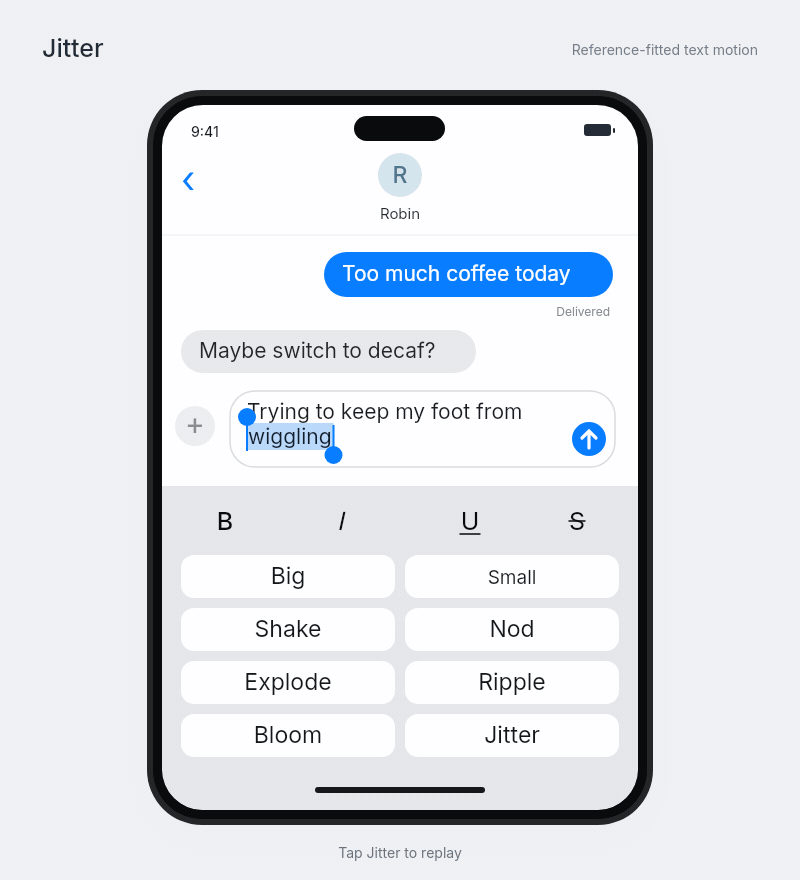
#> input picture examples/imessage-jitter/preview/jitter.gif, 800 x 880 px
$ python validate_media.py
#> lines starting #> are read from the running program, lines starting #| are printed output that depends on the picture
from PIL import Image,ImageChops,ImageDraw
import numpy as np,json,subprocess,hashlib
from pathlib import Path
R=Path(__file__).resolve().parents[1];out=R/'preview';reports={}
for name,expected in [('jitter.gif',4500)]:
 im=Image.open(out/name);frames=[];durations=[]
#> further down, im is the input picture: PIL image 800x880 P; mean R, G, B, A 224, 227.1, 232.1, 255
 for n in range(im.n_frames):
  im.seek(n);frames.append(im.convert('RGB').copy());durations.append(im.info.get('duration',0))
#> im: PIL image 800x880 RGBA
#> after the loop, durations = 225 values from 20 to 20; frames = 225 items
 hashes=[hashlib.sha256(i.tobytes()).hexdigest() for i in frames]
#> hashes = 225 items
 report={'decoded_frames':len(frames),'dimensions':frames[0].size,'duration_ms':sum(durations),'min_frame_delay_ms':min(durations),'max_frame_delay_ms':max(durations),'unique_decoded_frames':len(set(hashes))}
#> report = {'decoded_frames': 225, 'dimensions': (800, 880), 'duration_ms': 4500, 'min_frame_delay_ms': 20, 'max_frame_delay_ms': 20, 'unique_decoded_frames': 89}
 if expected is not None:assert sum(durations)==expected
 assert len(set(hashes))>40
 if name=='jitter.gif':
  mask=np.ones((880,800),bool);mask[404:464,237:564]=False;mask[709:763,400:625]=False
  base=np.array(frames[170]);counts=[int(np.any(np.array(f)!=base,axis=2)[mask].sum()) for f in frames]
#> after `counts = [int(np.any(np.array(f) != base, axis=2)[mask].sum()) for f i`: counts = 225 values from 0 to 0
  report['max_changed_pixels_outside_effect_and_selection_regions']=max(counts)
  assert max(counts)==0
  selected=[0,33,49,58,72,94,134,180]
  sheet=Image.new('RGB',(800,460*4),'#f0f1f5');d=ImageDraw.Draw(sheet)
#> after `sheet = Image.new('RGB', (800, 460 * 4), '#f0f1f5')`:
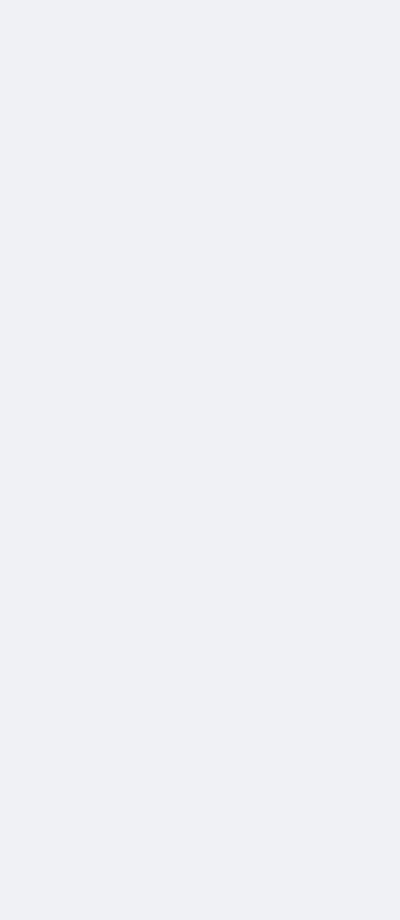
#> sheet: PIL image 800x1840 RGB (shown at 1/2 size); mean R, G, B 240, 241, 245
  for i,k in enumerate(selected):
   crop=frames[k].resize((400,440));sheet.paste(crop,((i%2)*400,(i//2)*460));d.text(((i%2)*400+10,(i//2)*460+442),f'decoded GIF frame {k}; {sum(durations[:k])/1000:.2f}s',fill='#223344')
#> this loop made 8 passes
#> pass 1, `crop = frames[k].resize((400, 440))`:
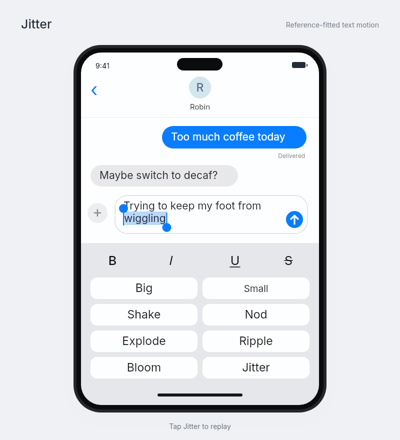
#> crop: PIL image 400x440 RGB; mean R, G, B 223.9, 227.4, 232.2
#> after the loop:
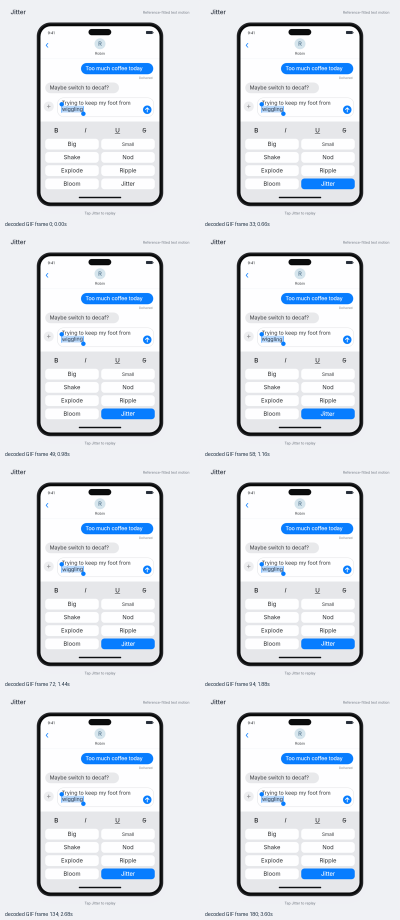
#> sheet: PIL image 800x1840 RGB (shown at 1/2 size); mean R, G, B 221.8, 226.4, 232.5
  sheet.save(out/'decoded-contact.png')
 reports[name]=report
reports['checks']={'node_focused_tests':11,'browser_interaction_QA':'not run','native_iOS_QA':'not run','offline_renderer':'shared Canvas scene','source_time_alignment':'playlist offset plus source frame count; approximate absolute keynote time'}
(out/'media-validation.json').write_text(json.dumps(reports,indent=2)+'\n');print(json.dumps(reports,indent=2))
#> (printed output is left out)
